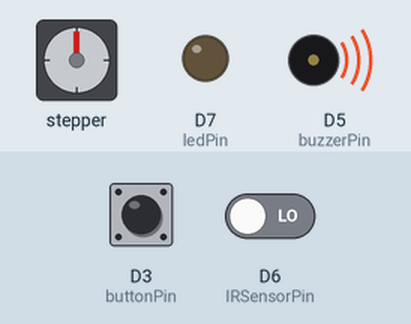
Recording of a sketch running on a simulated ESP8266 (NodeMCU). On the bench: stepper motor, output pins drawn as LEDs (lit = HIGH), buzzer (waves = sounding, pin HIGH). The test bench sets the inputs (shaded band); at power-on: D3 (buttonPin) HIGH, D6 (IRSensorPin) LOW. WiFi joins after 1.5 s; servers stay silent unless stated; network time is answered at once with the bench clock; the local clock reads 2024-03-15 10:24:30 at power-on unless the sketch sets it; stepper angles assume 200 steps per turn; what the sketch prints to the serial monitor is not drawn.

Above: at 3.1 s.
3.2 s: D3 (buttonPin) pulled LOW for 0.15 s
At 5.9 s:
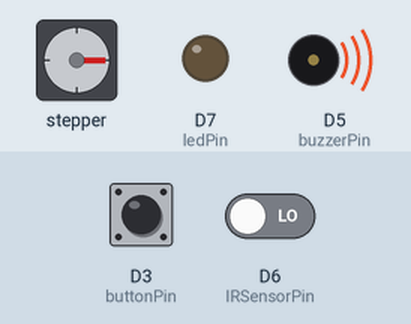
6.2 s: D3 (buttonPin) pulled LOW for 1 s
At 8.4 s:
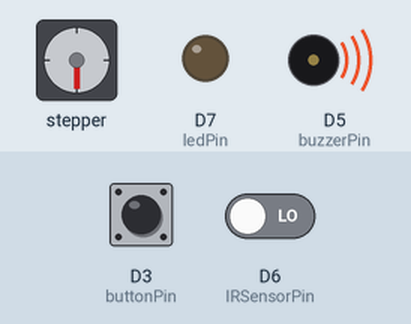
9.2 s: D3 (buttonPin) pulled LOW for 0.15 s
At 11.9 s:
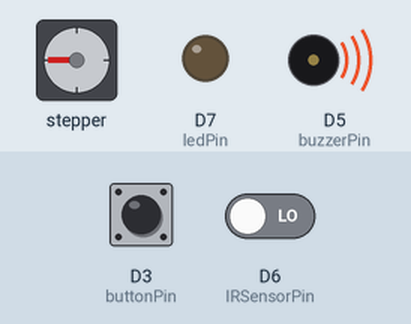
12.2 s: D3 (buttonPin) pulled LOW for 3.2 s
At 15.09 s:
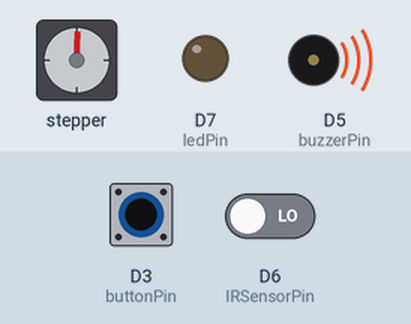
Timing chart, 0 to 17.9 s (numbered marks = the images above; inputs shaded):
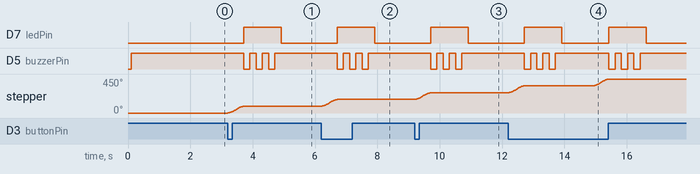

Measured:
- after the input at 3.2 s, D7 (ledPin): LOW → HIGH after 0.51 s, → LOW 1.2 s later; D5 (buzzerPin): alternates HIGH for 0.20 s and LOW for 0.20 s, 6 changes in all, then stays HIGH, starting after 0.51 s; stepper: turns 90° clockwise in 0.51 s, starting at once
- after the input at 6.2 s, D7 (ledPin): LOW → HIGH after 0.51 s, → LOW 1.2 s later; D5 (buzzerPin): alternates HIGH for 0.20 s and LOW for 0.20 s, 6 changes in all, then stays HIGH, starting after 0.51 s; stepper: turns 90° clockwise in 0.51 s, starting at once
- after the input at 9.2 s, D7 (ledPin): LOW → HIGH after 0.51 s, → LOW 1.2 s later; D5 (buzzerPin): alternates HIGH for 0.20 s and LOW for 0.20 s, 6 changes in all, then stays HIGH, starting after 0.51 s; stepper: turns 90° clockwise in 0.51 s, starting at once
- after the input at 12.2 s, D7 (ledPin): alternates HIGH for 1.2 s and LOW for 1.5 s, starting after 0.51 s; D5 (buzzerPin): HIGH → LOW after 0.51 s, → HIGH 0.20 s later, → LOW 0.20 s later, → HIGH 0.20 s later, … (12 changes in this stretch); stepper: turns 90° clockwise in 0.51 s, then 90° clockwise in 0.51 s

The sketch:

pill_dispenser.ino
```cpp
#define BLYNK_TEMPLATE_ID "TMPL36gcehqNv"
#define BLYNK_TEMPLATE_NAME "Pill Dispenser"

#include <AccelStepper.h>
#include <ESP8266WiFi.h>
#include <WiFiUdp.h>
#include <NTPClient.h>
#include <BlynkSimpleEsp8266.h>

// Wi-Fi Credentials
char auth[] = "9e1U02YmFwk6rKPMRvf9JJapLQPVEXso";
char ssid[] = "Mini";
char pass[] = "hello321";

#define BLYNK_FIRMWARE_VERSION "1.3.2"
#define BLYNK_PRINT Serial
#define APP_DEBUG

// Pin Definitions
#define stepPin D2
#define dirPin D1
#define ledPin D7
#define buzzerPin D5
#define IRSensorPin D6
#define buttonPin D3  // Push button pin

// Set this to true if your buzzer is active-low
#define BUZZER_ACTIVE_LOW true

const float stepsPerRevolution = 200.0;
const int compartments = 4;
AccelStepper stepper(AccelStepper::DRIVER, stepPin, dirPin);

WiFiUDP ntpUDP;
NTPClient timeClient(ntpUDP, "pool.ntp.org");

BlynkTimer timer;
int currentCompartment = 0;
bool notificationSent = false;
bool manualDispensed[compartments] = {false}; // Track manual dispensing

// Rotation times (in hhmm format)
unsigned long rotationTimes[compartments] = {
  1606,
  1608,
  241,
  243
};

void setup() {
  Serial.begin(115200);
  delay(100);

  pinMode(ledPin, OUTPUT);
  pinMode(buzzerPin, OUTPUT);
  pinMode(IRSensorPin, INPUT);
  pinMode(buttonPin, INPUT_PULLUP);

  // Ensure buzzer is OFF initially
  digitalWrite(buzzerPin, BUZZER_ACTIVE_LOW ? HIGH : LOW);
  digitalWrite(ledPin, LOW);

  Serial.println("Connecting to WiFi...");
  WiFi.begin(ssid, pass);

  while (WiFi.status() != WL_CONNECTED) {
    delay(500);
    Serial.print(".");
  }

  Serial.println("\nConnected to WiFi!");
  Serial.println("Connecting to Blynk...");
  Blynk.begin(auth, ssid, pass);
  Serial.println("Connected to Blynk!");

  timeClient.begin();
  timeClient.setTimeOffset(19800); // GMT+5:30

  stepper.setMaxSpeed(500);
  stepper.setAcceleration(500);

  timer.setInterval(10000L, checkDispensing); // Every 10s
}

void loop() {
  Blynk.run();
  timer.run();

  if (digitalRead(buttonPin) == LOW) {
    Serial.println("Manual Dispensing Triggered!");
    dispensePill(true);
    delay(1000); // Debounce
  }
}

void checkDispensing() {
  if (!timeClient.update()) {
    timeClient.forceUpdate();
    delay(100);
  }

  int currentHour = timeClient.getHours();
  int currentMinute = timeClient.getMinutes();
  unsigned long currentTime = currentHour * 100 + currentMinute;

  Serial.print("Current Time: ");
  Serial.println(currentTime);
  Serial.print("Expected Time: ");
  Serial.println(rotationTimes[currentCompartment]);

  if (currentTime >= rotationTimes[currentCompartment] &&
      currentTime < rotationTimes[currentCompartment] + 2) {

    if (!manualDispensed[currentCompartment]) {
      Serial.println("Automatic Dispensing...");
      dispensePill(false);
    } else {
      Serial.println("Skipping, already manually dispensed.");
      manualDispensed[currentCompartment] = false;
      currentCompartment = (currentCompartment + 1) % compartments;
    }
  }
}

void dispensePill(bool isManual) {
  Serial.println("Rotating Stepper Motor...");
  int stepsToNextCompartment = stepsPerRevolution / compartments;
  stepper.runToNewPosition(stepper.currentPosition() + stepsToNextCompartment);
  Serial.println("Dispensing complete!");

  digitalWrite(ledPin, HIGH);
  beepBuzzer();  // Buzzer beep pattern

  unsigned long startTime = millis();
  bool handDetected = false;
  notificationSent = false;

  while (millis() - startTime < 5000) {
    int irsensor = digitalRead(IRSensorPin);
    if (irsensor == 0 && !notificationSent) {
      Serial.println("Pill Picked Up!");
      Blynk.logEvent("pill_picked_up", ("Pill " + String(currentCompartment + 1) + " picked up").c_str());
      notificationSent = true;
      handDetected = true;
      break;
    }
    delay(100);
  }

  if (!handDetected) {
    Serial.println("Pill Not Picked!");
    Blynk.logEvent("pill_not_picked", ("Pill " + String(currentCompartment + 1) + " not picked").c_str());
  }

  digitalWrite(ledPin, LOW);
  digitalWrite(buzzerPin, BUZZER_ACTIVE_LOW ? HIGH : LOW);

  if (isManual) {
    manualDispensed[currentCompartment] = true;
  }

  currentCompartment = (currentCompartment + 1) % compartments;
}

// Function to beep buzzer 3 times
void beepBuzzer() {
  for (int i = 0; i < 3; i++) {
    digitalWrite(buzzerPin, BUZZER_ACTIVE_LOW ? LOW : HIGH);
    delay(200);
    digitalWrite(buzzerPin, BUZZER_ACTIVE_LOW ? HIGH : LOW);
    delay(200);
  }
}
```
